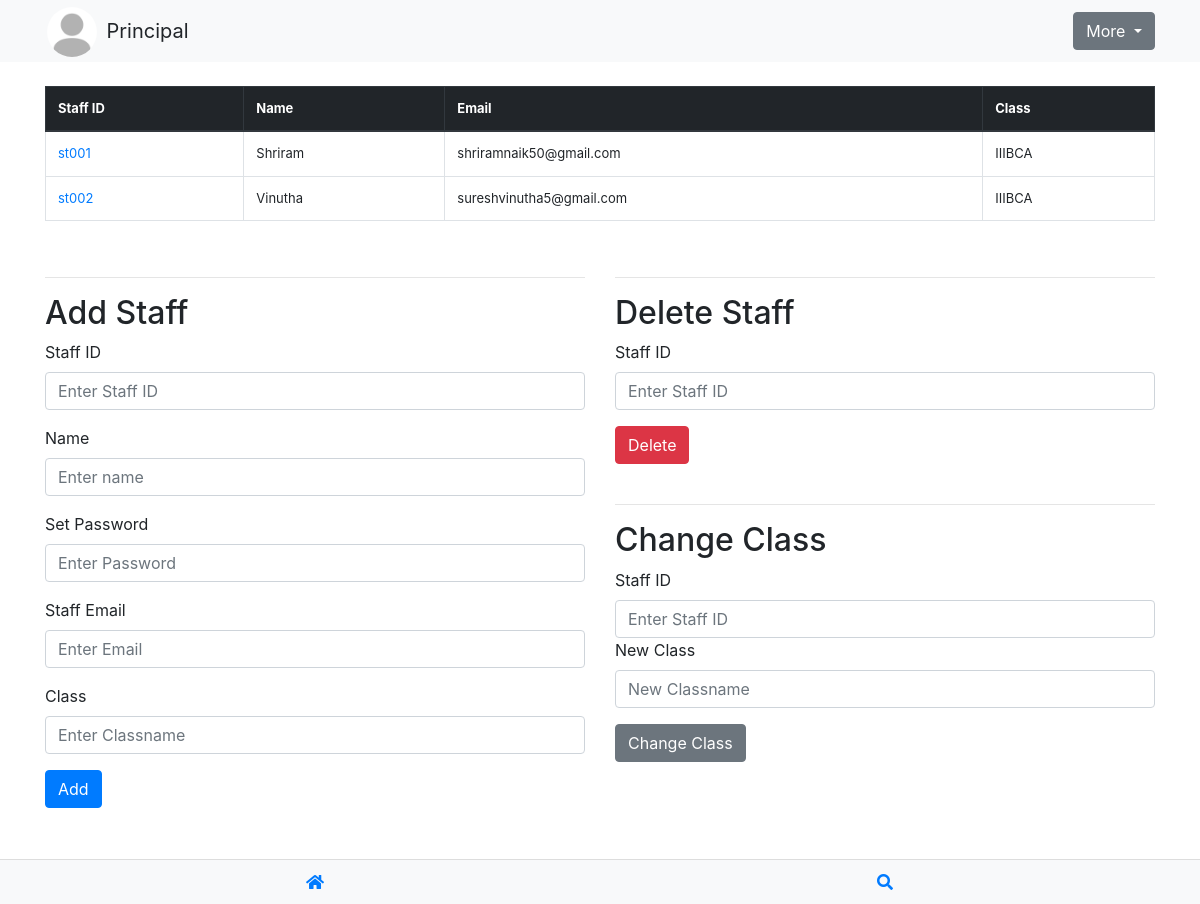
The app's page /adminn/addstafftoclasstab (signed in) with its own data.
### appscoop/models.py (models this page shows)
class User(AbstractUser):
    classname=models.CharField(max_length=100)
    first_name=models.CharField(max_length=100,blank=True)
    profile_img=models.ImageField(upload_to='profile_images/', default=settings.STATIC_URL + 'images/default.jpg')
    bio=models.CharField(max_length=100,default="None")
    otp=models.CharField(max_length=4,default='a')

### appscoop/views.py (the view)
# urls.py: path('adminn/addstafftoclasstab',addstafftoclasstab,name='addstafftoclasstab'),
def addstafftoclasstab(request):
    if request.user.is_superuser:
        if request.method=="POST":
            if request.POST.get("add")=='':
                stfid=request.POST['stfid']
                mname=request.POST['mname']
                classname=request.POST['classname']
                password=request.POST['password']
                email=request.POST['email']
                mentor=User.objects.filter(username=stfid,classname=classname)
                if not mentor:
                    mentor=User.objects.create_user(username=stfid,classname=classname,is_staff=True,password=password,first_name=mname,email=email)
                    mentor.save()
                    messages.success(request,'successfully added a staff')
                    staffs=User.objects.filter(is_staff=True,is_superuser=False)
                    email_thread = threading.Thread(target=send_email_thread, args=('Created Account at College Media','Now you can visit to college media and login with the staff id = '+str(stfid), 'settings.EMAIL_HOST_USER', [email], False))
                    email_thread.start()
                    return render(request,'addstafftoclasstab.html',{"staffs":staffs,})
                else:
                    messages.warning(request,"The mentor "+ stfid +" is already present in "+ classname)
                    staffs=User.objects.filter(is_staff=True,is_superuser=False)
                    return render(request,'addstafftoclasstab.html',{"staffs":staffs,})
            elif request.POST.get("del")=='':
                        stid=request.POST['stafid']
                        st= User.objects.filter(username=stid)
                        if not st:
                            messages.warning(request,"The staff with ID "+stid+" does not exist." )
                            staffs=User.objects.filter(is_staff=True,is_superuser=False)
                            return render(request,'addstafftoclasstab.html',{"staffs":staffs,})
                        else:
                            std=st[0]
                            messages.success(request,"The staff with ID "+stid+" has been deleted." )
                            email_thread = threading.Thread(target=send_email_thread, args=('Deleted Account at College Media','Your staff id = '+str(stid)+' has been deleted . You can no more login with this ID.', 'settings.EMAIL_HOST_USER', [std.email], False))
                            email_thread.start()
                            std.delete()
                            staffs=User.objects.filter(is_staff=True,is_superuser=False)
                            return render(request,'addstafftoclasstab.html',{"staffs":staffs,})
            elif request.POST.get("chg")=='':
                        stid=request.POST['stafid']
                        ncls=request.POST['cls']
                        st= User.objects.filter(username=stid)
                        if not st:
                            messages.warning(request,"The staff with ID "+stid+" does not exist." )
                            staffs=User.objects.filter(is_staff=True,is_superuser=False)
                            return render(request,'addstafftoclasstab.html',{"staffs":staffs,})
                        else:
                            std=st[0]
                            std.classname=ncls
                            std.save()
                            messages.success(request,"The staff with ID "+stid+" is now of class"+ncls )
                            staffs=User.objects.filter(is_staff=True,is_superuser=False)
                            return render(request,'addstafftoclasstab.html',{"staffs":staffs,})
        else:
            staffs=User.objects.filter(is_staff=True,is_superuser=False)
            return render(request,'addstafftoclasstab.html',{"staffs":staffs,})
    else:
        return redirect(logins)

### appscoop/templates/addstafftoclasstab.html (shortened to what this page needs)
{% load static %}
<!DOCTYPE html>
<html lang="en">
  <head>
    <link
      rel="stylesheet"
      href="https://cdn.jsdelivr.net/npm/bootstrap@4.0.0/dist/css/bootstrap.min.css"
    />
    <link
      rel="stylesheet"
      href="https://cdnjs.cloudflare.com/ajax/libs/font-awesome/5.15.4/css/all.min.css"
    />
  </head>
  <body>
    <nav class="navbar" id="nabvar">
      <div class="container">
        <div class="navbar-brand">
          <a class="nav-link" href="viewprofile"
            ><img
              src="{{request.user.profile_img.url}}"
              alt="Profile Image"
              class="profile-pic"
          /></a>
          <span>{{request.user.first_name}}</span>
        </div>
        <div class="dropdown-container">
          <button
            class="btn btn-secondary dropdown-toggle more"
            type="button"
            id="dropdownMenuButton"
            data-toggle="dropdown"
            aria-haspopup="true"
            aria-expanded="false"
          >
            More
          </button>
        </div>
      </div>
    </nav>
    <div class="container mt-4" style="font-size: small">
      <div class="table-responsive">
        <table class="table table-bordered">
          <thead class="thead-dark">
            <tr>
              <th>Staff ID</th>
              <th>Name</th>
              <th>Email</th>
              <th>Class</th>
            </tr>
          </thead>
          <tbody>
            {% for staff in staffs %}
            <tr>
              <td>
                <a href="{% url 'profile' user_id=staff.id %}"
                  >{{ staff.username }}</a
                >
              </td>
              <td>{{ staff.first_name }}</td>
              <td>{{ staff.email }}</td>
              <td>{{ staff.classname }}</td>
            </tr>
            {% endfor %}
          </tbody>
        </table>
      </div>
    </div>
    <div class="container mt-4">
      <div class="row">
        <div class="col-md-6">
          <hr />
          <h2>Add Staff</h2>
          <form id="addStaffForm" method="post" action="">
            <div class="form-group">
              <label for="name">Staff ID</label>
              <input
                type="text"
                class="form-control"
                id="stfid"
                name="stfid"
                placeholder="Enter Staff ID"
                required
              />
            </div>
            <div class="form-group">
              <label for="name">Name</label>
              <input
                type="text"
                class="form-control"
                id="mname"
                name="mname"
                placeholder="Enter name"
                required
              />
            </div>
            <div class="form-group">
              <label for="age">Set Password</label>
              <input
                type="password"
                class="form-control"
                id="password"
                name="password"
                placeholder="Enter Password"
                required
              />
            </div>
            <div class="form-group">
              <label for="grade">Staff Email</label>
              <input
                type="email"
                class="form-control"
                id="email"
                name="email"
                placeholder="Enter Email"
                required
              />
            </div>
            <div class="form-group">
              <label for="grade">Class</label>
              <input
                type="text"
                class="form-control"
                id="classname"
                name="classname"
                placeholder="Enter Classname"
                required
              />
            </div>
            <button type="submit" class="btn btn-primary" name="add" id="add">
              Add
            </button>
          </form>
        </div>
        <div class="col-md-6">
          <hr />
          <h2>Delete Staff</h2>
          <form id="deleteStaffForm" method="post" action="">
            <div class="form-group">
              <label for="rollNo">Staff ID</label>
              <input
                type="text"
                class="form-control"
                id="stafid"
                name="stafid"
                placeholder="Enter Staff ID"
                required
              />
            </div>
            <button type="submit" class="btn btn-danger" name="del" id="del">
              Delete
            </button>
          </form>
          <br />
          <hr />
          <h2>Change Class</h2>
          <form
            id="chgStaffForm"
            method="post"
            action=""
            style="padding-bottom: 15%"
          >
            <div class="form-group">
              <label for="rollNo">Staff ID</label>
              <input
                type="text"
                class="form-control"
                id="stafid"
                name="stafid"
                placeholder="Enter Staff ID"
                required
              />
              <label for="rollNo">New Class</label>
              <input
                type="text"
                class="form-control"
                id="cls"
                name="cls"
                placeholder="New Classname"
                required
              />
            </div>
            <button type="submit" class="btn btn-secondary" name="chg" id="chg">
              Change Class
            </button>
          </form>
        </div>
        <div class="col-md-6"></div>
      </div>
    </div>
    <div class="fixed-bottom-container">
      <div class="container">
        <div class="row">
          <div class="col-6 text-center">
            <a href="{% url 'adminn' %}"> <i class="fas fa-home"></i></a>
          </div>
          <div class="col-6 text-center">
            <a href="{% url 'search' %}"><i class="fas fa-search"></i></a>
          </div>
        </div>
      </div>
    </div>
  </body>
</html>

### records on screen
User: user.profile_img (placeholder picture), user.first_name "Principal"
User: username "st001", first_name "Shriram", email "shriramnaik50@gmail.com", classname "IIIBCA"
User: username "st002", first_name "Vinutha", email "sureshvinutha5@gmail.com", classname "IIIBCA"
